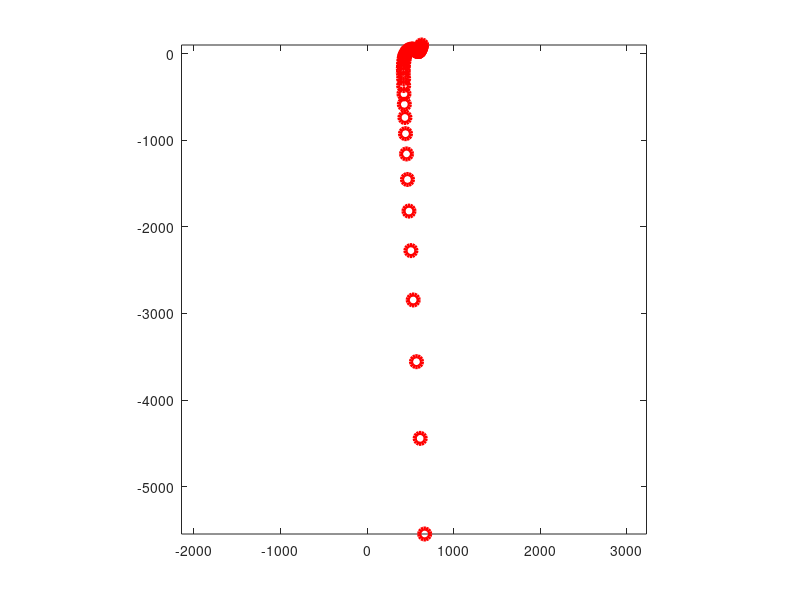

Reproduce this figure in MATLAB. (Note: this script raises an error after producing the figure.)
%% ========================================================================
%  EIS Experimental Data Visualization and Correction
%  Author: LAN
%  Date: 2025-11-12
%  ------------------------------------------------------------------------
%  This script:
%   (1) Plots raw EIS experimental data (µΩ)
%   (2) Scans parameters (a, b) for DRT-based reconstruction
%   (3) Evaluates RMSE and visualizes parameter sensitivity
%  ========================================================================

clc; clear; close all;

load exp1_eis.mat
%%%%%%%%%%%%%%%%%%%%%%%%%%% 10kHz-0.1Hz
%% 原始数据 ECM拟合
color=hsv(8);
start_freq_index=1;
figure,
set(gcf, 'Position',[0 0 800 800],'Color','White');EIS_gather=[];EIS_exp_gather=[];Zs2_all = [];x_all= [];plot_all=[];
for i=1:1:size(exp1_eis,1)
    eisdata=exp1_eis{i,1};
    plo=plot(eisdata(:,2)*1000000,eisdata(:,3)*1000000,'o','Color',color(i,:),'LineWidth',3,'MarkerSize',8);hold on;
    plot_all=[plot_all plo];
    axis equal
    EIS_gather=[EIS_gather;[eisdata(start_freq_index:end,2)*1000000;eisdata(start_freq_index:end,3)*1000000]'];
    eisdata0 = eisdata(start_freq_index:end,1:3);
    eisdata0(:,3) = -eisdata(start_freq_index:end,3);
    [x,Zs1,Zs2] = R_RCE_W_RL(eisdata0);
    x_all= [x_all;x];
    plo=plot(real(Zs1)*1000000,-imag(Zs1)*1000000,'-*','Color',color(i,:),'LineWidth',3,'MarkerSize',8);
    plot_all=[plot_all plo];
    EIS_gather=[EIS_gather;[real(Zs1)*1000000;-imag(Zs1)*1000000]'];
    Zs2_all{i} = Zs2;
    EIS_exp_gather=[EIS_exp_gather;[eisdata(:,3)*1000000;eisdata(:,4)*1000000]'];

end

label={'+','x','s',"diamond","pentagram"};
eis_label=[21 31 41 51];
for k=1:1:length(eis_label)
    real0=EIS_gather(:,eis_label(k));
    imag0=EIS_gather(:,51+eis_label(k));
    plo=plot(real0,imag0,label{k},'MarkerSize',16,'MarkerEdgeColor','k');
    real0=EIS_exp_gather(:,eis_label(k));
    imag0=EIS_exp_gather(:,51+eis_label(k));
    plot(real0,imag0,label{k},'MarkerSize',16,'MarkerEdgeColor','k');
    plot_all=[plot_all plo];
end

leg_all={'EIS1','ECM1','EIS2','ECM2','EIS3','ECM3','EIS4','ECM4','EIS5','ECM5','EIS6','ECM6','100 Hz','10 Hz','1 Hz','0.1 Hz'};
xlabel("\itZ' \rm(\mu\Omega)");ylabel('-\itZ" \rm(\mu\Omega)');
set(gca,'LineWidth',3,'position',[0.18,0.18,0.8,0.8],'FontSize',32,'LabelFontSizeMultiplier',1.2,'FontName','Times New Roman');
axis([0.37 0.67 -0.06 0.24]*1000)
leg=legend(plot_all,leg_all);
set(leg,'Location','North','FontSize',24,'FontName','Times New Roman','Orientation','v','NumColumns',3,'box','off');
leg.ItemTokenSize=[45,18];  %
gca=boxoff(gca);clear gca

a = x_all';
format short e
disp(a)


%% 原始数据 ECM拟合 除去RL部分
figure,
color=hsv(8);
set(gcf, 'Position',[0 0 800 800],'Color','White');EIS_gather=[];Zs2_all = [];plot_all=[];
for i=1:1:size(exp1_eis,1)
    eisdata=exp1_eis{i,1};
    eisdata0 = eisdata(start_freq_index:end,1:3);
    eisdata0(:,3) = -eisdata(start_freq_index:end,3);
    [x,Zs1,Zs2] = R_RCE_W_RL(eisdata0);
    plo=plot(real(Zs2)*1000000,-imag(Zs2)*1000000,'-*','Color',color(i,:),'LineWidth',3,'MarkerSize',8);hold on
    axis equal
    plot_all=[plot_all plo];
    EIS_gather=[EIS_gather;[real(Zs2)*1000000;-imag(Zs2)*1000000]'];
    Zs2_all{i} = Zs2;
end
% label={'^','+','x','s',"diamond","pentagram"};
label={'+','x','s',"diamond","pentagram"};
eis_label=[21 31 41 51];
for k=1:1:length(eis_label)
    real0=EIS_gather(:,eis_label(k));
    imag0=EIS_gather(:,51+eis_label(k));
    plo=plot(real0,imag0,label{k},'MarkerSize',16,'MarkerEdgeColor','k');
    plot_all=[plot_all plo];
end
plo=plot(-1,1,label{k},'MarkerSize',16,'MarkerEdgeColor','w');
plot_all=[plot_all plo];
plo=plot(-1,1,label{k},'MarkerSize',16,'MarkerEdgeColor','w');
plot_all=[plot_all plo];
leg_all={'ECM1-RL','ECM2-RL','ECM3-RL','ECM4-RL','ECM5-RL','ECM6-RL','100 Hz','10 Hz','1 Hz','0.1 Hz','  ','  '};
xlabel("\itZ' \rm(\mu\Omega)");ylabel('-\itZ" \rm(\mu\Omega)');
set(gca,'LineWidth',3,'position',[0.18,0.18,0.8,0.8],'FontSize',32,'LabelFontSizeMultiplier',1.2,'FontName','Times New Roman');
axis([0.37 0.67 -0.06 0.24]*1000)
leg=legend(plot_all,leg_all);
set(leg,'Location','North','FontSize',24,'FontName','Times New Roman','Orientation','v','NumColumns',2,'box','off');
leg.ItemTokenSize=[45,18];  %
gca=boxoff(gca);clear gca


%% 原始数据 ECM拟合 除去R0部分
eis_label=[2 4 6 8 10 12];
figure,
color=hsv(8);
set(gcf, 'Position',[0 0 800 800],'Color','White');EIS_gather=[];Zs2_all = [];plot_all=[];
for i=1:1:size(exp1_eis,1)
    eisdata=exp1_eis{i,1};
    eisdata0 = eisdata(start_freq_index:end,1:3);
    eisdata0(:,3) = -eisdata(start_freq_index:end,3);
    [x,Zs1,Zs2] = R_RCE_W_RL(eisdata0);
    plo=plot(real(Zs2)*1000000-x(2)*1000000,-imag(Zs2)*1000000,'-*','Color',color(i,:),'LineWidth',3,'MarkerSize',8);hold on
    plot_all=[plot_all plo];
    axis equal
    EIS_gather=[EIS_gather;[real(Zs2)*1000000-x(2)*1000000;-imag(Zs2)*1000000]'];
    Zs2_all{i} = Zs2;
end
% label={'^','+','x','s',"diamond","pentagram"};
label={'+','x','s',"diamond","pentagram"};
eis_label=[21 31 41 51];
for k=1:1:length(eis_label)
    real0=EIS_gather(:,eis_label(k));
    imag0=EIS_gather(:,51+eis_label(k));
    plo=plot(real0,imag0,label{k},'MarkerSize',16,'MarkerEdgeColor','k');
    plot_all=[plot_all plo];
end
plo=plot(-1,1,label{k},'MarkerSize',16,'MarkerEdgeColor','w');
plot_all=[plot_all plo];
plo=plot(-1,1,label{k},'MarkerSize',16,'MarkerEdgeColor','w');
plot_all=[plot_all plo];
leg_all={'ECM1-RL-R0','ECM2-RL-R0','ECM3-RL-R0','ECM4-RL-R0','ECM5-RL-R0','ECM6-RL-R0','100 Hz','10 Hz','1 Hz','0.1 Hz','  ','  '};
xlabel("\itZ' \rm(\mu\Omega)");ylabel('-\itZ" \rm(\mu\Omega)');
set(gca,'LineWidth',3,'position',[0.18,0.18,0.8,0.8],'FontSize',32,'LabelFontSizeMultiplier',1.2,'FontName','Times New Roman');
axis([-0.01 0.24 -0.02 0.23]*1000)
leg=legend(plot_all,leg_all);
set(leg,'Location','North','FontSize',24,'FontName','Times New Roman','Orientation','v','NumColumns',2,'box','off');
leg.ItemTokenSize=[45,18];  %
gca=boxoff(gca);clear gca

a = EIS_gather(1:1:end,:);
error = std(a',0,2);
error_sum = mean(error);

%%%%%%%%%%%%%%%%%%%%%%%%%%% 1kHz-0.1Hz
%% 原始数据 ECM拟合
figure,
color=hsv(8);
start_freq_index=11;
set(gcf, 'Position',[0 0 800 800],'Color','White');EIS_gather=[];EIS_exp_gather=[];Zs2_all = [];x_all= [];plot_all=[];
for i=1:1:size(exp1_eis,1)
    eisdata=exp1_eis{i,1};
    plo=plot(eisdata(:,2)*1000000,eisdata(:,3)*1000000,'o','Color',color(i,:),'LineWidth',3,'MarkerSize',8);hold on;
    plot_all=[plot_all plo];
    axis equal
    % EIS_gather=[EIS_gather;[eisdata(start_num:end,2)*1000000;eisdata(start_num:end,3)*1000000]'];
    eisdata0 = eisdata(start_freq_index:end,1:3);
    eisdata0(:,3) = -eisdata(start_freq_index:end,3);
    [x,Zs1,Zs2] = R_RCE_W_RL(eisdata0);
    x_all= [x_all;x];
    plo=plot(real(Zs1)*1000000,-imag(Zs1)*1000000,'-*','Color',color(i,:),'LineWidth',3,'MarkerSize',8);
    plot_all=[plot_all plo];
    EIS_gather=[EIS_gather;[real(Zs1)*1000000;-imag(Zs1)*1000000]'];
    Zs2_all{i} = Zs2;
    EIS_exp_gather=[EIS_exp_gather;[eisdata(start_freq_index:end,2)*1000000;eisdata(start_freq_index:end,3)*1000000]'];
    % RMSE10(i) = rmse(eisdata(:,2)*1000000,real(Zs1)*1000000);
    % RMSE20(i) = rmse(eisdata(:,3)*1000000,-imag(Zs1)*1000000);
end
% label={'^','+','x','s',"diamond","pentagram"};
label={'+','x','s',"diamond","pentagram"};
eis_label=[21 31 41 51]-10;
for k=1:1:length(eis_label)
    real0=EIS_gather(:,eis_label(k));
    imag0=EIS_gather(:,41+eis_label(k));
    plo=plot(real0,imag0,label{k},'MarkerSize',16,'MarkerEdgeColor','k');
    real0=EIS_exp_gather(:,eis_label(k));
    imag0=EIS_exp_gather(:,41+eis_label(k));
    plot(real0,imag0,label{k},'MarkerSize',16,'MarkerEdgeColor','k');
    plot_all=[plot_all plo];
end

leg_all={'EIS1','ECM1','EIS2','ECM2','EIS3','ECM3','EIS4','ECM4','EIS5','ECM5','EIS6','ECM6','100 Hz','10 Hz','1 Hz','0.1 Hz'};
xlabel("\itZ' \rm(\mu\Omega)");ylabel('-\itZ" \rm(\mu\Omega)');
set(gca,'LineWidth',3,'position',[0.18,0.18,0.8,0.8],'FontSize',32,'LabelFontSizeMultiplier',1.2,'FontName','Times New Roman');
axis([0.37 0.67 -0.06 0.24]*1000)
leg=legend(plot_all,leg_all);
set(leg,'Location','North','FontSize',24,'FontName','Times New Roman','Orientation','v','NumColumns',3,'box','off');
leg.ItemTokenSize=[45,18];  %
gca=boxoff(gca);clear gca

a = x_all';
format short e
disp(a)


%% 原始数据 ECM拟合 除去RL部分

figure,
color=hsv(8);
set(gcf, 'Position',[0 0 800 800],'Color','White');EIS_gather=[];Zs2_all = [];    plot_all=[];
for i=1:1:size(exp1_eis,1)
    eisdata=exp1_eis{i,1};
    eisdata0 = eisdata(start_freq_index:end,1:3);
    eisdata0(:,3) = -eisdata(start_freq_index:end,3);
    [x,Zs1,Zs2] = R_RCE_W_RL(eisdata0);
    plo=plot(real(Zs2)*1000000,-imag(Zs2)*1000000,'-*','Color',color(i,:),'LineWidth',3,'MarkerSize',8);hold on
    plot_all=[plot_all plo];
    axis equal
    EIS_gather=[EIS_gather;[real(Zs2)*1000000;-imag(Zs2)*1000000]'];
    Zs2_all{i} = Zs2;
end
% label={'^','+','x','s',"diamond","pentagram"};
label={'+','x','s',"diamond","pentagram"};
eis_label=[21 31 41 51]-10;
for k=1:1:length(eis_label)
    real0=EIS_gather(:,eis_label(k));
    imag0=EIS_gather(:,41+eis_label(k));
    plo=plot(real0,imag0,label{k},'MarkerSize',16,'MarkerEdgeColor','k');
    plot_all=[plot_all plo];
end
plo=plot(-1,1,label{k},'MarkerSize',16,'MarkerEdgeColor','w');
plot_all=[plot_all plo];
plo=plot(-1,1,label{k},'MarkerSize',16,'MarkerEdgeColor','w');
plot_all=[plot_all plo];
leg_all={'ECM1-RL','ECM2-RL','ECM3-RL','ECM4-RL','ECM5-RL','ECM6-RL','100 Hz','10 Hz','1 Hz','0.1 Hz','  ','  '};
xlabel("\itZ' \rm(\mu\Omega)");ylabel('-\itZ" \rm(\mu\Omega)');
set(gca,'LineWidth',3,'position',[0.18,0.18,0.8,0.8],'FontSize',32,'LabelFontSizeMultiplier',1.2,'FontName','Times New Roman');
axis([0.37 0.67 -0.06 0.24]*1000)
leg=legend(plot_all,leg_all);
set(leg,'Location','North','FontSize',24,'FontName','Times New Roman','Orientation','v','NumColumns',2,'box','off');
leg.ItemTokenSize=[45,18];  %
gca=boxoff(gca);clear gca

%% 原始数据 ECM拟合 除去R0部分
figure,
color=hsv(8);
set(gcf, 'Position',[0 0 800 800],'Color','White');EIS_gather=[];Zs2_all = [];plot_all=[];
for i=1:1:size(exp1_eis,1)
    eisdata=exp1_eis{i,1};
    eisdata0 = eisdata(start_freq_index:end,1:3);
    eisdata0(:,3) = -eisdata(start_freq_index:end,3);
    [x,Zs1,Zs2] = R_RCE_W_RL(eisdata0);
    plo=plot(real(Zs2)*1000000-x(2)*1000000,-imag(Zs2)*1000000,'-*','Color',color(i,:),'LineWidth',3,'MarkerSize',8);hold on
    plot_all=[plot_all plo];
    axis equal
    EIS_gather=[EIS_gather;[real(Zs2)*1000000-x(2)*1000000;-imag(Zs2)*1000000]'];
    Zs2_all{i} = Zs2;
end
% label={'^','+','x','s',"diamond","pentagram"};
label={'+','x','s',"diamond","pentagram"};
eis_label=[21 31 41 51]-10;
for k=1:1:length(eis_label)
    real0=EIS_gather(:,eis_label(k));
    imag0=EIS_gather(:,41+eis_label(k));
    plo=plot(real0,imag0,label{k},'MarkerSize',16,'MarkerEdgeColor','k');
    plot_all=[plot_all plo];
end
plo=plot(-1,1,label{k},'MarkerSize',16,'MarkerEdgeColor','w');
plot_all=[plot_all plo];
plo=plot(-1,1,label{k},'MarkerSize',16,'MarkerEdgeColor','w');
plot_all=[plot_all plo];
leg_all={'ECM1-RL-R0','ECM2-RL-R0','ECM3-RL-R0','ECM4-RL-R0','ECM5-RL-R0','ECM6-RL-R0','100 Hz','10 Hz','1 Hz','0.1 Hz','  ','  '};
xlabel("\itZ' \rm(\mu\Omega)");ylabel('-\itZ" \rm(\mu\Omega)');
set(gca,'LineWidth',3,'position',[0.18,0.18,0.8,0.8],'FontSize',32,'LabelFontSizeMultiplier',1.2,'FontName','Times New Roman');
axis([-0.01 0.24 -0.02 0.23]*1000)
leg=legend(plot_all,leg_all);
set(leg,'Location','North','FontSize',24,'FontName','Times New Roman','Orientation','v','NumColumns',2,'box','off');
leg.ItemTokenSize=[45,18];  %
gca=boxoff(gca);clear gca

a = EIS_gather(1:1:end,:);
error = std(a',0,2);
error_sum = mean(error);
